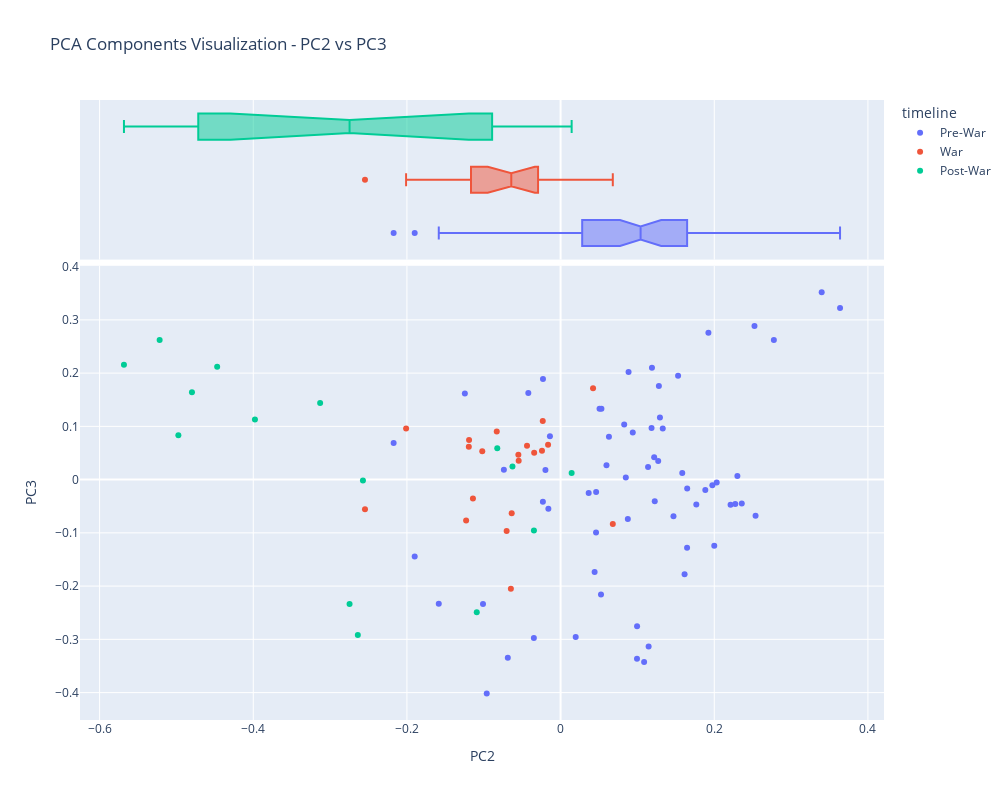

This figure's notebook cell:
### Code cell
fig12pcs = vis_pcs(DCM, 1, 2, "timeline")
fig12pcs.write_html("../plots/PC23.html")
fig12pcs.show()

### Figure 1 — Plotly figure (JSON) as saved in the notebook; plotly's stock layout.template omitted (floating-point values rounded to 4 significant figures)
{"data": [{"hovertemplate": "<b>%{hovertext}</b><br><br>timeline=Pre-War<br>PC1=%{x}<br>PC2=%{y}<extra></extra>", "hovertext": ["Anukramanika Parva", "Sangraha Parva", "Paushya Parva", "Pauloma Parva", "Astika Parva", "Adivansavatarana Parva", "Sambhava Parva", "Jatugriha Parva", "Hidimva-vadha Parva", "Vaka-vadha Parva", "Chaitraratha Parva", "Swayamvara Parva", "Vaivahika Parva", "Viduragamana Parva", "Rajya-labha Parva", "Arjuna-vanavasa Parva", "Subhadra-harana Parva", "Haranaharana Parva", "Khandava-daha Parva", "Sabhakriya Parva", "Lokapala Sabhakhayana Parva", "Rajasuyarambha Parva", "Jarasandhta-badha Parva", "Digvijaya Parva", "Rajasuyika Parva", "Arghyaharana Parva", "Sisupala-badha Parva", "Dyuta Parva", "Anudyuta Parva", "Aranyaka Parva", "Kirmirabadha Parva", "Arjunabhigamana Parva", "Kairata Parva", "Indralokagamana Parva", "Nalopakhyana Parva", "Tirtha-yatra Parva", "Yaksha-yudha Parva", "Nivata-kavacha-yudha Parva", "Ajagara Parva", "Markandeya-Samasya Parva", "Draupadi-Satyabhama Samvada Parva", "Ghosha-yatra Parva", "Mriga Sapnovbhava Parva", "Vrihi Drounika Parva", "Draupadi-harana Parva", "Jayadhratha Vimokshana Parva", "Rama Upakhyana Parva", "Pativrata-mahatmya Parva", "Kundalaharana Parva", "Aranya Parva", "Pandava-Pravesa Parva", "Samayapalana Parva", "Kichaka-badha Parva", "Go-harana Parva", "Sainyodyoga Parva", "Sanjaya-yana Parva", "Prajagara Parva", "Sanat-sujata Parva", "Yanasandhi Parva", "Bhagwat Yana Parva", "Sainya-niryana Parva", "Ulukabhigamana Parva", "Rathatiratha-sankhyana Parva", "Ambopakkyana Parva"], "legendgroup": "Pre-War", "marker": {"color": "#636efa", "symbol": "circle"}, "mode": "markers", "name": "Pre-War", "orientation": "v", "showlegend": true, "type": "scatter", "x": [-0.03481, 0.03654, 0.06294, 0.1924, -0.04202, -0.01972, -0.0738, 0.09957, 0.3398, 0.2776, 0.1529, 0.2212, 0.1225, 0.1146, 0.0507, 0.127, 0.2301, 0.2032, 0.08279, 0.1975, -0.0159, 0.2358, 0.2538, 0.1766, 0.1614, 0.1646, 0.2, 0.09944, 0.1087, -0.101, 0.3637, -0.02303, 0.1189, 0.08753, 0.1139, -0.02293, 0.1279, 0.08846, 0.05314, -0.1246, 0.1648, 0.05258, 0.05972, -0.01387, 0.1184, 0.1584, 0.2524, 0.133, 0.1293, 0.1218, 0.1469, 0.2274, 0.1883, 0.08488, 0.04627, -0.09613, -0.1899, -0.2173, -0.0687, -0.1586, 0.04428, 0.01968, 0.04614, 0.09396], "xaxis": "x", "y": [-0.2976, -0.02502, 0.08065, 0.2758, 0.1628, 0.01794, 0.01837, -0.2754, 0.3519, 0.2621, 0.1949, -0.04727, -0.04052, -0.3136, 0.133, 0.03484, 0.00681, -0.005497, 0.1037, -0.01056, -0.05462, -0.04479, -0.06784, -0.04664, -0.1778, -0.1278, -0.1242, -0.3366, -0.3425, -0.2335, 0.3223, -0.04136, 0.21, -0.07407, 0.02363, 0.1889, 0.176, 0.2022, 0.1332, 0.1619, -0.01666, -0.2156, 0.0269, 0.08153, 0.09705, 0.01251, 0.2884, 0.09613, 0.1165, 0.04182, -0.06882, -0.0458, -0.01959, 0.004073, -0.02348, -0.4018, -0.1445, 0.06885, -0.3346, -0.2333, -0.1736, -0.2954, -0.0992, 0.08828], "yaxis": "y"}, {"alignmentgroup": "True", "hovertemplate": "<b>%{hovertext}</b><br><br>timeline=Pre-War<br>PC1=%{x}<extra></extra>", "hovertext": ["Anukramanika Parva", "Sangraha Parva", "Paushya Parva", "Pauloma Parva", "Astika Parva", "Adivansavatarana Parva", "Sambhava Parva", "Jatugriha Parva", "Hidimva-vadha Parva", "Vaka-vadha Parva", "Chaitraratha Parva", "Swayamvara Parva", "Vaivahika Parva", "Viduragamana Parva", "Rajya-labha Parva", "Arjuna-vanavasa Parva", "Subhadra-harana Parva", "Haranaharana Parva", "Khandava-daha Parva", "Sabhakriya Parva", "Lokapala Sabhakhayana Parva", "Rajasuyarambha Parva", "Jarasandhta-badha Parva", "Digvijaya Parva", "Rajasuyika Parva", "Arghyaharana Parva", "Sisupala-badha Parva", "Dyuta Parva", "Anudyuta Parva", "Aranyaka Parva", "Kirmirabadha Parva", "Arjunabhigamana Parva", "Kairata Parva", "Indralokagamana Parva", "Nalopakhyana Parva", "Tirtha-yatra Parva", "Yaksha-yudha Parva", "Nivata-kavacha-yudha Parva", "Ajagara Parva", "Markandeya-Samasya Parva", "Draupadi-Satyabhama Samvada Parva", "Ghosha-yatra Parva", "Mriga Sapnovbhava Parva", "Vrihi Drounika Parva", "Draupadi-harana Parva", "Jayadhratha Vimokshana Parva", "Rama Upakhyana Parva", "Pativrata-mahatmya Parva", "Kundalaharana Parva", "Aranya Parva", "Pandava-Pravesa Parva", "Samayapalana Parva", "Kichaka-badha Parva", "Go-harana Parva", "Sainyodyoga Parva", "Sanjaya-yana Parva", "Prajagara Parva", "Sanat-sujata Parva", "Yanasandhi Parva", "Bhagwat Yana Parva", "Sainya-niryana Parva", "Ulukabhigamana Parva", "Rathatiratha-sankhyana Parva", "Ambopakkyana Parva"], "legendgroup": "Pre-War", "marker": {"color": "#636efa", "symbol": "circle"}, "name": "Pre-War", "notched": true, "offsetgroup": "Pre-War", "showlegend": false, "type": "box", "x": [-0.03481, 0.03654, 0.06294, 0.1924, -0.04202, -0.01972, -0.0738, 0.09957, 0.3398, 0.2776, 0.1529, 0.2212, 0.1225, 0.1146, 0.0507, 0.127, 0.2301, 0.2032, 0.08279, 0.1975, -0.0159, 0.2358, 0.2538, 0.1766, 0.1614, 0.1646, 0.2, 0.09944, 0.1087, -0.101, 0.3637, -0.02303, 0.1189, 0.08753, 0.1139, -0.02293, 0.1279, 0.08846, 0.05314, -0.1246, 0.1648, 0.05258, 0.05972, -0.01387, 0.1184, 0.1584, 0.2524, 0.133, 0.1293, 0.1218, 0.1469, 0.2274, 0.1883, 0.08488, 0.04627, -0.09613, -0.1899, -0.2173, -0.0687, -0.1586, 0.04428, 0.01968, 0.04614, 0.09396], "xaxis": "x2", "yaxis": "y2"}, {"hovertemplate": "<b>%{hovertext}</b><br><br>timeline=War<br>PC1=%{x}<br>PC2=%{y}<extra></extra>", "hovertext": ["Jamvu-khanda Nirmana Parva", "Bhumi Parva", "Bhagavat-Gita Parva", "Bhishma-vadha Parva", "Dronabhisheka Parva", "Samsaptakabadha Parva", "Abhimanyu-badha Parva", "Pratijna Parva", "Jayadratha-Vadha Parva", "Narayanastra-mokshana Parva", "Ghatotkacha-badha Parva", "Drona-vadha Parva", "Karna Parva", "Karna-vadha Parva", "Shalya-vadha Parva", "Shalya Parva", "Hrada-pravesa Parva", "Gada-yuddha Parva", "Sauptika Parva", "Aishika Parva"], "legendgroup": "War", "marker": {"color": "#EF553B", "symbol": "circle"}, "mode": "markers", "name": "War", "orientation": "v", "showlegend": true, "type": "scatter", "x": [-0.1229, 0.06795, -0.2546, -0.02423, -0.06363, -0.0163, -0.1019, -0.07021, -0.05455, -0.04368, 0.04224, -0.1195, -0.1191, -0.08308, -0.05497, -0.03438, -0.06469, -0.2011, -0.1141, -0.02322], "xaxis": "x", "y": [-0.07684, -0.08341, -0.05548, 0.05435, -0.06318, 0.06561, 0.0535, -0.09642, 0.03535, 0.06364, 0.1717, 0.0617, 0.07444, 0.09046, 0.04658, 0.05059, -0.205, 0.09615, -0.03558, 0.1102], "yaxis": "y"}, {"alignmentgroup": "True", "hovertemplate": "<b>%{hovertext}</b><br><br>timeline=War<br>PC1=%{x}<extra></extra>", "hovertext": ["Jamvu-khanda Nirmana Parva", "Bhumi Parva", "Bhagavat-Gita Parva", "Bhishma-vadha Parva", "Dronabhisheka Parva", "Samsaptakabadha Parva", "Abhimanyu-badha Parva", "Pratijna Parva", "Jayadratha-Vadha Parva", "Narayanastra-mokshana Parva", "Ghatotkacha-badha Parva", "Drona-vadha Parva", "Karna Parva", "Karna-vadha Parva", "Shalya-vadha Parva", "Shalya Parva", "Hrada-pravesa Parva", "Gada-yuddha Parva", "Sauptika Parva", "Aishika Parva"], "legendgroup": "War", "marker": {"color": "#EF553B", "symbol": "circle"}, "name": "War", "notched": true, "offsetgroup": "War", "showlegend": false, "type": "box", "x": [-0.1229, 0.06795, -0.2546, -0.02423, -0.06363, -0.0163, -0.1019, -0.07021, -0.05455, -0.04368, 0.04224, -0.1195, -0.1191, -0.08308, -0.05497, -0.03438, -0.06469, -0.2011, -0.1141, -0.02322], "xaxis": "x2", "yaxis": "y2"}, {"hovertemplate": "<b>%{hovertext}</b><br><br>timeline=Post-War<br>PC1=%{x}<br>PC2=%{y}<extra></extra>", "hovertext": ["Jalapradanika Parva", "Stri-vilapa Parva", "Rajadharmanusasana Parva", "Apaddharmanusasana Parva", "Mokshadharma Parva", "Dana-dharma Parva", "Bhishma-svargarohana Parva", "Aswamedhika Parva", "Anugita Parva", "Asramavasa Parva", "Putradarsana Parva", "Naradagamana Parva", "Mausala Parva", "Mahaprasthanika Parva", "Svargarohanika Parva"], "legendgroup": "Post-War", "marker": {"color": "#00cc96", "symbol": "circle"}, "mode": "markers", "name": "Post-War", "orientation": "v", "showlegend": true, "type": "scatter", "x": [-0.2747, -0.03468, -0.4975, -0.3978, -0.5683, -0.5218, -0.447, -0.06262, -0.4798, -0.2639, -0.2572, -0.1091, 0.01439, -0.08242, -0.3129], "xaxis": "x", "y": [-0.2335, -0.09571, 0.08352, 0.113, 0.2157, 0.2622, 0.2118, 0.02442, 0.1643, -0.2917, -0.00143, -0.2492, 0.01227, 0.05914, 0.1439], "yaxis": "y"}, {"alignmentgroup": "True", "hovertemplate": "<b>%{hovertext}</b><br><br>timeline=Post-War<br>PC1=%{x}<extra></extra>", "hovertext": ["Jalapradanika Parva", "Stri-vilapa Parva", "Rajadharmanusasana Parva", "Apaddharmanusasana Parva", "Mokshadharma Parva", "Dana-dharma Parva", "Bhishma-svargarohana Parva", "Aswamedhika Parva", "Anugita Parva", "Asramavasa Parva", "Putradarsana Parva", "Naradagamana Parva", "Mausala Parva", "Mahaprasthanika Parva", "Svargarohanika Parva"], "legendgroup": "Post-War", "marker": {"color": "#00cc96", "symbol": "circle"}, "name": "Post-War", "notched": true, "offsetgroup": "Post-War", "showlegend": false, "type": "box", "x": [-0.2747, -0.03468, -0.4975, -0.3978, -0.5683, -0.5218, -0.447, -0.06262, -0.4798, -0.2639, -0.2572, -0.1091, 0.01439, -0.08242, -0.3129], "xaxis": "x2", "yaxis": "y2"}], "layout": {"height": 800, "legend": {"title": {"text": "timeline"}, "tracegroupgap": 0}, "title": {"text": "PCA Components Visualization - PC2 vs PC3"}, "width": 1008, "xaxis": {"anchor": "y", "domain": [0, 1], "title": {"text": "PC2"}}, "xaxis2": {"anchor": "y2", "domain": [0, 1], "matches": "x", "showgrid": true, "showticklabels": false}, "yaxis": {"anchor": "x", "domain": [0, 0.7326], "title": {"text": "PC3"}}, "yaxis2": {"anchor": "x2", "domain": [0.7426, 1], "matches": "y2", "showgrid": false, "showline": false, "showticklabels": false, "ticks": ""}}}
